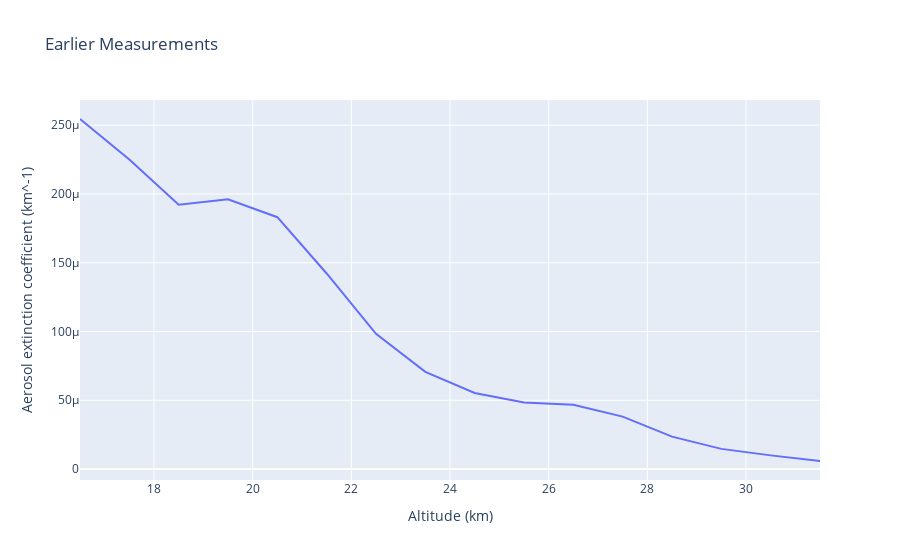
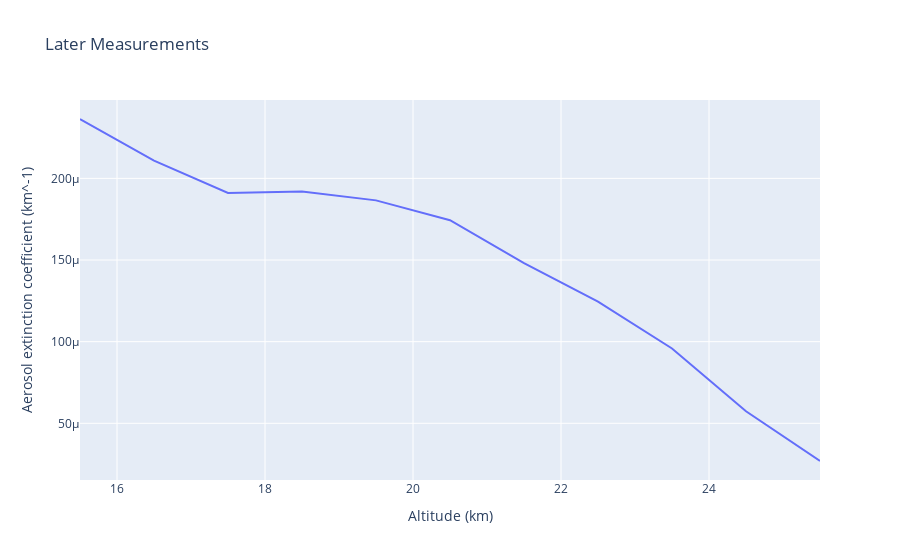

The code cell stored with these charts, in order, in its notebook:
### Code cell
fig1.show()
fig2.show()

### Figure 1 — Plotly figure (JSON) as saved in the notebook; plotly's stock layout.template omitted (floating-point values rounded to 4 significant figures)
{"data": [{"hovertemplate": " Altitude (km)=%{x}<br>Aerosol extinction coefficient (km^-1)=%{y}<extra></extra>", "legendgroup": "", "line": {"color": "#636efa", "dash": "solid"}, "marker": {"symbol": "circle"}, "mode": "lines", "name": "", "orientation": "v", "showlegend": false, "type": "scatter", "x": [16.5, 17.5, 18.5, 19.5, 20.5, 21.5, 22.5, 23.5, 24.5, 25.5, 26.5, 27.5, 28.5, 29.5, 30.5, 31.5], "xaxis": "x", "y": [0.0002545, 0.0002252, 0.0001921, 0.0001961, 0.0001831, 0.0001422, 9.835e-05, 7.068e-05, 5.532e-05, 4.84e-05, 4.678e-05, 3.81e-05, 2.355e-05, 1.465e-05, 9.936e-06, 5.843e-06], "yaxis": "y"}], "layout": {"legend": {"tracegroupgap": 0}, "title": {"text": "Earlier Measurements"}, "xaxis": {"anchor": "y", "domain": [0, 1], "title": {"text": " Altitude (km)"}}, "yaxis": {"anchor": "x", "domain": [0, 1], "title": {"text": "Aerosol extinction coefficient (km^-1)"}}}}

### Figure 2 — Plotly figure (JSON) as saved in the notebook; plotly's stock layout.template omitted (floating-point values rounded to 4 significant figures)
{"data": [{"hovertemplate": " Altitude (km)=%{x}<br>Aerosol extinction coefficient (km^-1)=%{y}<extra></extra>", "legendgroup": "", "line": {"color": "#636efa", "dash": "solid"}, "marker": {"symbol": "circle"}, "mode": "lines", "name": "", "orientation": "v", "showlegend": false, "type": "scatter", "x": [15.5, 16.5, 17.5, 18.5, 19.5, 20.5, 21.5, 22.5, 23.5, 24.5, 25.5], "xaxis": "x", "y": [0.0002364, 0.0002109, 0.0001911, 0.0001919, 0.0001865, 0.0001744, 0.0001481, 0.0001245, 9.58e-05, 5.734e-05, 2.692e-05], "yaxis": "y"}], "layout": {"legend": {"tracegroupgap": 0}, "title": {"text": "Later Measurements"}, "xaxis": {"anchor": "y", "domain": [0, 1], "title": {"text": " Altitude (km)"}}, "yaxis": {"anchor": "x", "domain": [0, 1], "title": {"text": "Aerosol extinction coefficient (km^-1)"}}}}
